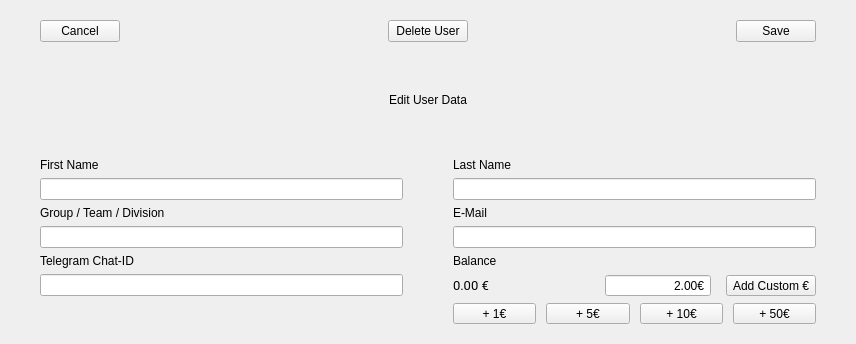
<?xml version="1.0" encoding="UTF-8"?>
<ui version="4.0">
 <class>edit_user_widget</class>
 <widget class="QWidget" name="edit_user_widget">
  <property name="geometry">
   <rect>
    <x>0</x>
    <y>0</y>
    <width>856</width>
    <height>344</height>
   </rect>
  </property>
  <property name="windowTitle">
   <string>Form</string>
  </property>
  <property name="styleSheet">
   <string notr="true"/>
  </property>
  <layout class="QVBoxLayout" name="verticalLayout">
   <property name="spacing">
    <number>10</number>
   </property>
   <property name="leftMargin">
    <number>20</number>
   </property>
   <property name="topMargin">
    <number>20</number>
   </property>
   <property name="rightMargin">
    <number>20</number>
   </property>
   <property name="bottomMargin">
    <number>20</number>
   </property>
   <item>
    <layout class="QHBoxLayout" name="horizontalLayout">
     <property name="leftMargin">
      <number>20</number>
     </property>
     <property name="rightMargin">
      <number>20</number>
     </property>
     <item>
      <widget class="QPushButton" name="cancel_button">
       <property name="cursor">
        <cursorShape>PointingHandCursor</cursorShape>
       </property>
       <property name="text">
        <string>Cancel</string>
       </property>
       <property name="btnType" stdset="0">
        <string>tertiary</string>
       </property>
      </widget>
     </item>
     <item>
      <spacer name="horizontalSpacer_2">
       <property name="orientation">
        <enum>Qt::Orientation::Horizontal</enum>
       </property>
       <property name="sizeHint" stdset="0">
        <size>
         <width>40</width>
         <height>20</height>
        </size>
       </property>
      </spacer>
     </item>
     <item>
      <widget class="QPushButton" name="delete_button">
       <property name="cursor">
        <cursorShape>PointingHandCursor</cursorShape>
       </property>
       <property name="text">
        <string>Delete User</string>
       </property>
       <property name="btnType" stdset="0">
        <string>tertiary</string>
       </property>
      </widget>
     </item>
     <item>
      <spacer name="horizontalSpacer">
       <property name="orientation">
        <enum>Qt::Orientation::Horizontal</enum>
       </property>
       <property name="sizeHint" stdset="0">
        <size>
         <width>40</width>
         <height>20</height>
        </size>
       </property>
      </spacer>
     </item>
     <item>
      <widget class="QPushButton" name="save_button">
       <property name="cursor">
        <cursorShape>PointingHandCursor</cursorShape>
       </property>
       <property name="text">
        <string>Save</string>
       </property>
       <property name="btnType" stdset="0">
        <string>tertiary</string>
       </property>
      </widget>
     </item>
    </layout>
   </item>
   <item>
    <widget class="QLabel" name="title_label">
     <property name="text">
      <string>Edit User Data</string>
     </property>
     <property name="alignment">
      <set>Qt::AlignmentFlag::AlignCenter</set>
     </property>
     <property name="lblType" stdset="0">
      <string>title</string>
     </property>
    </widget>
   </item>
   <item>
    <layout class="QHBoxLayout" name="horizontalLayout_2">
     <item>
      <layout class="QFormLayout" name="formLayout">
       <property name="verticalSpacing">
        <number>6</number>
       </property>
       <property name="leftMargin">
        <number>20</number>
       </property>
       <property name="topMargin">
        <number>0</number>
       </property>
       <property name="rightMargin">
        <number>20</number>
       </property>
       <property name="bottomMargin">
        <number>0</number>
       </property>
       <item row="0" column="0" colspan="2">
        <widget class="QLabel" name="label">
         <property name="text">
          <string>First Name</string>
         </property>
        </widget>
       </item>
       <item row="1" column="0" colspan="2">
        <widget class="QLineEdit" name="forename_label"/>
       </item>
       <item row="2" column="0" colspan="2">
        <widget class="QLabel" name="label_2">
         <property name="text">
          <string>Group / Team / Division</string>
         </property>
        </widget>
       </item>
       <item row="3" column="0" colspan="2">
        <widget class="QLineEdit" name="group_label"/>
       </item>
       <item row="4" column="0" colspan="2">
        <widget class="QLabel" name="label_3">
         <property name="text">
          <string>Telegram Chat-ID</string>
         </property>
        </widget>
       </item>
       <item row="5" column="0" colspan="2">
        <widget class="QLineEdit" name="telegram_label"/>
       </item>
      </layout>
     </item>
     <item>
      <layout class="QFormLayout" name="formLayout_2">
       <property name="verticalSpacing">
        <number>6</number>
       </property>
       <property name="leftMargin">
        <number>20</number>
       </property>
       <property name="topMargin">
        <number>0</number>
       </property>
       <property name="rightMargin">
        <number>20</number>
       </property>
       <property name="bottomMargin">
        <number>0</number>
       </property>
       <item row="0" column="0" colspan="2">
        <widget class="QLabel" name="label_4">
         <property name="text">
          <string>Last Name</string>
         </property>
        </widget>
       </item>
       <item row="1" column="0" colspan="2">
        <widget class="QLineEdit" name="surename_label"/>
       </item>
       <item row="2" column="0" colspan="2">
        <widget class="QLabel" name="label_5">
         <property name="text">
          <string>E-Mail</string>
         </property>
        </widget>
       </item>
       <item row="3" column="0" colspan="2">
        <widget class="QLineEdit" name="email_label"/>
       </item>
       <item row="5" column="0">
        <widget class="QLabel" name="balance_label">
         <property name="font">
          <font>
           <family>Roboto</family>
           <pointsize>10</pointsize>
           <fontweight>Medium</fontweight>
          </font>
         </property>
         <property name="text">
          <string>0.00 €</string>
         </property>
        </widget>
       </item>
       <item row="5" column="1">
        <layout class="QHBoxLayout" name="horizontalLayout_6">
         <property name="spacing">
          <number>15</number>
         </property>
         <item>
          <spacer name="horizontalSpacer_3">
           <property name="orientation">
            <enum>Qt::Orientation::Horizontal</enum>
           </property>
           <property name="sizeHint" stdset="0">
            <size>
             <width>40</width>
             <height>20</height>
            </size>
           </property>
          </spacer>
         </item>
         <item>
          <widget class="QDoubleSpinBox" name="custom_deposit_label">
           <property name="sizePolicy">
            <sizepolicy hsizetype="Expanding" vsizetype="Fixed">
             <horstretch>0</horstretch>
             <verstretch>0</verstretch>
            </sizepolicy>
           </property>
           <property name="maximumSize">
            <size>
             <width>16777215</width>
             <height>16777215</height>
            </size>
           </property>
           <property name="alignment">
            <set>Qt::AlignmentFlag::AlignRight|Qt::AlignmentFlag::AlignTrailing|Qt::AlignmentFlag::AlignVCenter</set>
           </property>
           <property name="buttonSymbols">
            <enum>QAbstractSpinBox::ButtonSymbols::NoButtons</enum>
           </property>
           <property name="suffix">
            <string>€</string>
           </property>
           <property name="minimum">
            <double>-1000.000000000000000</double>
           </property>
           <property name="maximum">
            <double>1000.000000000000000</double>
           </property>
           <property name="value">
            <double>2.000000000000000</double>
           </property>
          </widget>
         </item>
         <item>
          <widget class="QToolButton" name="custom_deposit_button">
           <property name="cursor">
            <cursorShape>PointingHandCursor</cursorShape>
           </property>
           <property name="text">
            <string>Add Custom €</string>
           </property>
          </widget>
         </item>
        </layout>
       </item>
       <item row="6" column="0" colspan="2">
        <layout class="QHBoxLayout" name="horizontalLayout_3">
         <property name="spacing">
          <number>10</number>
         </property>
         <item>
          <widget class="QToolButton" name="deposit_1_button">
           <property name="sizePolicy">
            <sizepolicy hsizetype="Expanding" vsizetype="Fixed">
             <horstretch>0</horstretch>
             <verstretch>0</verstretch>
            </sizepolicy>
           </property>
           <property name="minimumSize">
            <size>
             <width>0</width>
             <height>0</height>
            </size>
           </property>
           <property name="cursor">
            <cursorShape>PointingHandCursor</cursorShape>
           </property>
           <property name="text">
            <string>+ 1€</string>
           </property>
          </widget>
         </item>
         <item>
          <widget class="QToolButton" name="deposit_5_button">
           <property name="sizePolicy">
            <sizepolicy hsizetype="Expanding" vsizetype="Fixed">
             <horstretch>0</horstretch>
             <verstretch>0</verstretch>
            </sizepolicy>
           </property>
           <property name="minimumSize">
            <size>
             <width>0</width>
             <height>0</height>
            </size>
           </property>
           <property name="cursor">
            <cursorShape>PointingHandCursor</cursorShape>
           </property>
           <property name="text">
            <string>+ 5€</string>
           </property>
          </widget>
         </item>
         <item>
          <widget class="QToolButton" name="deposit_10_button">
           <property name="sizePolicy">
            <sizepolicy hsizetype="Expanding" vsizetype="Fixed">
             <horstretch>0</horstretch>
             <verstretch>0</verstretch>
            </sizepolicy>
           </property>
           <property name="minimumSize">
            <size>
             <width>0</width>
             <height>0</height>
            </size>
           </property>
           <property name="cursor">
            <cursorShape>PointingHandCursor</cursorShape>
           </property>
           <property name="text">
            <string>+ 10€</string>
           </property>
          </widget>
         </item>
         <item>
          <widget class="QToolButton" name="deposit_50_button">
           <property name="sizePolicy">
            <sizepolicy hsizetype="Expanding" vsizetype="Fixed">
             <horstretch>0</horstretch>
             <verstretch>0</verstretch>
            </sizepolicy>
           </property>
           <property name="minimumSize">
            <size>
             <width>0</width>
             <height>0</height>
            </size>
           </property>
           <property name="cursor">
            <cursorShape>PointingHandCursor</cursorShape>
           </property>
           <property name="text">
            <string>+ 50€</string>
           </property>
          </widget>
         </item>
        </layout>
       </item>
       <item row="4" column="0" colspan="2">
        <widget class="QLabel" name="label_6">
         <property name="text">
          <string>Balance</string>
         </property>
        </widget>
       </item>
      </layout>
     </item>
    </layout>
   </item>
  </layout>
 </widget>
 <resources/>
 <connections/>
</ui>
